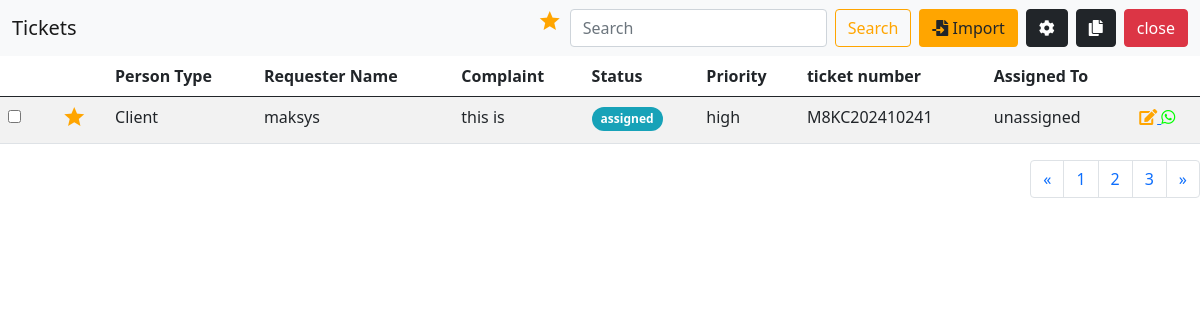
Page /complaints/all/ on the committed database.
### customer/models.py (models this page shows, shortened)
class complaint_registration(models.Model):
    STATUS_CHOICES = (
        ('open', 'Open'),
        ('assigned', 'assigned'),
        ('in_progress', 'In Progress'),
        ('pending', 'pending'),
        ('resolved', 'resolved'),
        ('closed', 'Closed'),
    )
    PRIORITY_CHOICES = (
        ('low', 'Low'),
        ('medium', 'Medium'),
        ('high', 'High'),
    )
    date_created = models.DateTimeField(default=timezone.now)
    person_type=models.CharField(max_length=30)
    requester_name=models.CharField(max_length=40)
    designation=models.CharField(max_length=40,blank=True, null=True)
    phone_number=models.CharField(max_length=40)
    email=models.CharField(max_length=40,blank=True, null=True)
    defult_issues=models.CharField(max_length=40)
    complaint=models.TextField(blank=True, null=True)
    registration_number = models.CharField(max_length=20, unique=True, null=True, blank=True)
    assign_to = models.ForeignKey(get_user_model(), on_delete=models.CASCADE, null=True, blank=True )
    status = models.CharField(max_length=20, choices=STATUS_CHOICES, default='open')
    priority = models.CharField(max_length=10, choices=PRIORITY_CHOICES, default='medium')

### customer/views.py (the view)
# urls.py: path('complaints/all/',cviews.ComplaintListView.as_view(),name="complaintlist"),
class ComplaintListView(ListView,LoginRequiredMixin):
    model=complaint_registration
    template_name="complaintlist.html"
    context_object_name="complaints"

### customer/templates/complaintlist.html (shortened to what this page needs)
{%load static%}
{%load static%}
<!doctype html>
<html lang="en">
<head>
  <link href="https://cdn.jsdelivr.net/npm/bootstrap@5.0.2/dist/css/bootstrap.min.css" rel="stylesheet">
   <link rel="stylesheet" href="https://cdnjs.cloudflare.com/ajax/libs/font-awesome/6.5.1/css/all.min.css">
  <link rel="stylesheet" href="https://cdnjs.cloudflare.com/ajax/libs/font-awesome/5.15.4/css/all.min.css" />
  <link rel="stylesheet" href="./list.css">
  <link rel="stylesheet" href="https://cdnjs.cloudflare.com/ajax/libs/font-awesome/5.15.4/css/all.min.css">
  <link rel="stylesheet" href="{%static 'css/customerlist.css'%}">
</head>
<body>
<nav class="navbar navbar-expand-lg navbar-light bg-light">
    <div class="container-fluid">
      <a class="navbar-brand" href="#">Tickets</a>
      <div class="collapse navbar-collapse" id="navbarSupportedContent">
        <form class="d-flex">
          <i class="material-icons star-icon me-2 orng-icon" data-bs-toggle="tooltip" title="Favorite">&#xE838;</i>
          <input class="form-control me-2" type="search" placeholder="Search" aria-label="Search">
          <button class="btn btn-outline-orange" type="submit">Search</button>
        </form>
        <button type="button" class="add-user btn custombtn mr-2 ms-2" name="add-user"><i class="fas fa-file-import"></i> Import</button>
        <button type="button" class="add-user btn btn-dark mr-2 ms-2" name="add-user"><i class="fas fa-cog"></i> </button>
        <button type="button" class="add-user btn btn-dark mr-2 ms-2" name="add-user"><i class="fas fa-copy"></i></button>
        <button class="btn btn-danger add-user  mr-2 ms-2 " id="closeButton">close</button>
      </div>
    </div>
  </nav>
<div class="main-content" id="mainContent">
  <div class="row">
    <div class="col-md-12">
      <div class="table-responsive">
        <table class="table table-striped">
          <thead>
            <tr>
              <th></th>
              <th></th>
              <th>Person Type</th>
              <th>Requester Name</th>
              <th>Complaint</th>
              <th>Status</th>
              <th>Priority</th>
              <th>ticket number</th>
              <th>Assigned To</th>
              <th></th>
            </tr>
          </thead>
          <tbody>
            <tr>
                {% for complaint in complaints %}
              <td>
                <span class="custom-checkbox">
                  <input type="checkbox" id="checkbox1" name="option[]" value="1">
                </span>
              </td>
              <td>
                <a href="#" type="button"><i class="material-icons star-icon orng-icon"  data-bs-toggle="tooltip" title="Favorite">&#xE838;</i></a>
              </td>
              <td>{{ complaint.person_type }}</td>
              <td>{{ complaint.requester_name }}</td>
              <td>{{ complaint.complaint }}</td>
              <td>
                {% if complaint.status == 'open' %}
                <span class="badge badge-open">{{ complaint.get_status_display }}</span>
                {% elif complaint.status == 'assigned' %}
                <span class="badge badge-assigned">{{ complaint.get_status_display }}</span>
                {% elif complaint.status == 'unassigned' %}
                <span class="badge badge-unassigned">{{ complaint.get_status_display }}</span>
                {% elif complaint.status == 'in_progress' %}
                <span class="badge badge-progress">{{ complaint.get_status_display }}</span>
                {% elif complaint.status == 'pending' %}
                <span class="badge badge-pending">{{ complaint.get_status_display }}</span>
                {% elif complaint.status == 'resolved' %}
                <span class="badge badge-resolved">{{ complaint.get_status_display }}</span>
                {% elif complaint.status == 'closed' %}
                <span class="badge badge-closed">{{ complaint.get_status_display }}</span>
                {% endif %}
            </td>
              <td>{{ complaint.priority }}</td>
              <td>{{complaint.registration_number}}</td>
              <td>
                {% if complaint.assign_to %}
                  <span class="">{{ complaint.assign_to.first_name }}</span>
                {% else %}
                  unassigned
                {% endif %}
              </td>
              <td>
    <a href="{% url 'complaint_edit' complaint.id %}" class="edit">
        <i class="fas fa-edit orng-icon" data-bs-toggle="tooltip" title="Edit"></i>
    </a>
                <a href="#" class="whatsapp" data-bs-toggle="modal"><i class="fab fa-whatsapp green-icon" data-bs-toggle="tooltip" title="WhatsApp"></i></a>
              </td>
            </tr>
            {%endfor%}
          </tbody>
        </table>
      </div>
    </div>
  </div>
</div>
<nav aria-label="Page navigation example">
  <ul class="pagination justify-content-end">
    <li class="page-item">
      <a class="page-link" href="#" aria-label="Previous" id="previousPage">
        <span aria-hidden="true">&laquo;</span>
      </a>
    </li>
    <li class="page-item"><a class="page-link" href="#" id="page1">1</a></li>
    <li class="page-item"><a class="page-link" href="#" id="page2">2</a></li>
    <li class="page-item"><a class="page-link" href="#" id="page3">3</a></li>
    <li class="page-item">
      <a class="page-link" href="#" aria-label="Next" id="nextPage">
        <span aria-hidden="true">&raquo;</span>
      </a>
    </li>
  </ul>
</nav>
</body>
</html>

### crmapp/static/css/list.css (style rules this page uses)
.custombtn { background-color: orange; }
.material-icons { color: red; }
#mainContent { background-color: white; }
.pagination { background-color: white; }
.btn-outline-orange { color: #FFA500; border-color: #FFA500; }
.green-icon { color: #00FF00; }
.orng-icon { color: #FFA500; }
.table-responsive { overflow-x: auto; }
td { padding: 20px; }

### customer/static/css/customerlist.css (style rules this page uses)
.custombtn { background-color: orange; }
.material-icons { color: red; }
#mainContent { background-color: white; }
.pagination { background-color: white; }
.btn-outline-orange { color: #FFA500; border-color: #FFA500; }
.green-icon { color: #00FF00; }
.orng-icon { color: #FFA500; }
.table-responsive { overflow-x: auto; }

### customer/templates/complaintlist.html (style rules this page uses)
.badge-assigned { background-color: #17a2b8; border-radius: 12px; padding: 0.5em 0.75em; }

### rows in the picture
complaint_registration: person_type "Client", requester_name "maksys", complaint "this is", status "assigned", priority "high", registration_number "M8KC202410241", shows "unassigned"
